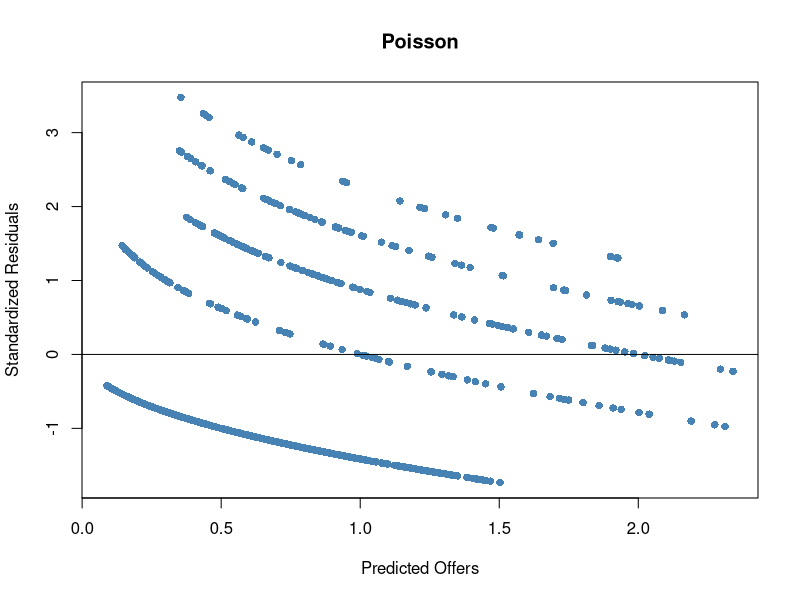
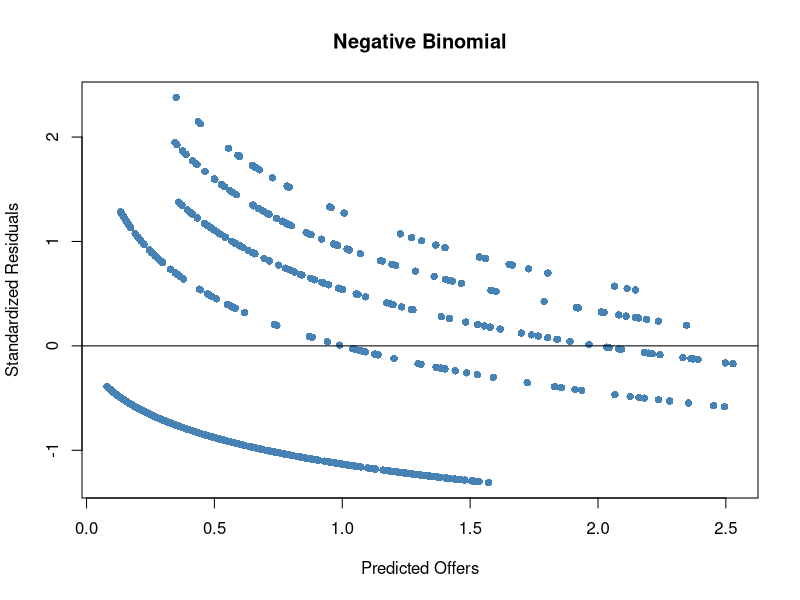

Write R code to recreate these figures, in order.
#make this example reproducible
set.seed(1)

#create dataset
data <- data.frame(offers = c(rep(0, 700), rep(1, 100), rep(2, 100),
                              rep(3, 70), rep(4, 30)),
                   division = sample(c('A', 'B', 'C'), 100, replace = TRUE),
                   exam = c(runif(700, 60, 90), runif(100, 65, 95),
                            runif(200, 75, 95)))

p_model <- glm(offers ~ division + exam, family = 'poisson', data = data)

#fit negative binomial regression model
library(MASS)

nb_model <- glm.nb(offers ~ division + exam, data = data)


p_res <- resid(p_model)
plot(fitted(p_model), p_res, col='steelblue', pch=16,
     xlab='Predicted Offers', ylab='Standardized Residuals', main='Poisson')
abline(0,0)

#Residual plot for negative binomial regression 
nb_res <- resid(nb_model)
plot(fitted(nb_model), nb_res, col='steelblue', pch=16,
     xlab='Predicted Offers', ylab='Standardized Residuals', main='Negative Binomial')
abline(0,0)